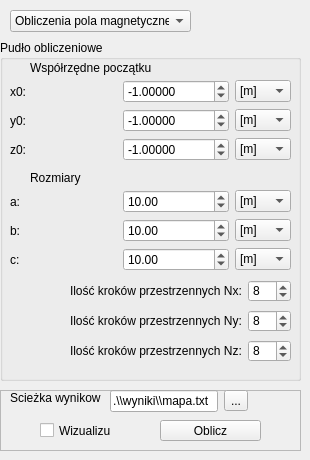
     <widget class="QWidget" name="tab_2">
      <attribute name="title">
       <string>Mapa</string>
      </attribute>
      <widget class="QGroupBox" name="groupBox_8">
       <property name="enabled">
        <bool>true</bool>
       </property>
       <property name="geometry">
        <rect>
         <x>0</x>
         <y>40</y>
         <width>301</width>
         <height>341</height>
        </rect>
       </property>
       <property name="title">
        <string>Pudło obliczeniowe</string>
       </property>
       <widget class="QWidget" name="gridLayoutWidget_5">
        <property name="geometry">
         <rect>
          <x>10</x>
          <y>40</y>
          <width>281</width>
          <height>81</height>
         </rect>
        </property>
        <layout class="QGridLayout" name="gridLayout_5" rowstretch="0,0,0" columnstretch="40,40,0">
         <item row="2" column="0">
          <widget class="QLabel" name="label_24">
           <property name="text">
            <string>z0:</string>
           </property>
          </widget>
         </item>
         <item row="1" column="0">
          <widget class="QLabel" name="label_25">
           <property name="text">
            <string>y0:</string>
           </property>
          </widget>
         </item>
         <item row="0" column="1">
          <widget class="QDoubleSpinBox" name="doubleSpinBox_16">
           <property name="decimals">
            <number>5</number>
           </property>
           <property name="minimum">
            <double>-90.000000000000000</double>
           </property>
           <property name="maximum">
            <double>90.000000000000000</double>
           </property>
           <property name="value">
            <double>-1.000000000000000</double>
           </property>
          </widget>
         </item>
         <item row="0" column="0">
          <widget class="QLabel" name="label_26">
           <property name="text">
            <string>x0:</string>
           </property>
          </widget>
         </item>
         <item row="1" column="1">
          <widget class="QDoubleSpinBox" name="doubleSpinBox_17">
           <property name="decimals">
            <number>5</number>
           </property>
           <property name="minimum">
            <double>-90.000000000000000</double>
           </property>
           <property name="maximum">
            <double>90.000000000000000</double>
           </property>
           <property name="value">
            <double>-1.000000000000000</double>
           </property>
          </widget>
         </item>
         <item row="2" column="1">
          <widget class="QDoubleSpinBox" name="doubleSpinBox_18">
           <property name="decimals">
            <number>5</number>
           </property>
           <property name="minimum">
            <double>-90.000000000000000</double>
           </property>
           <property name="maximum">
            <double>90.000000000000000</double>
           </property>
           <property name="value">
            <double>-1.000000000000000</double>
           </property>
          </widget>
         </item>
         <item row="0" column="2">
          <widget class="QComboBox" name="comboBox_25">
           <item>
            <property name="text">
             <string>[m]</string>
            </property>
           </item>
           <item>
            <property name="text">
             <string>[dm]</string>
            </property>
           </item>
           <item>
            <property name="text">
             <string>[cm]</string>
            </property>
           </item>
           <item>
            <property name="text">
             <string>[mm]</string>
            </property>
           </item>
          </widget>
         </item>
         <item row="1" column="2">
          <widget class="QComboBox" name="comboBox_26">
           <item>
            <property name="text">
             <string>[m]</string>
            </property>
           </item>
           <item>
            <property name="text">
             <string>[dm]</string>
            </property>
           </item>
           <item>
            <property name="text">
             <string>[cm]</string>
            </property>
           </item>
           <item>
            <property name="text">
             <string>[mm]</string>
            </property>
           </item>
          </widget>
         </item>
         <item row="2" column="2">
          <widget class="QComboBox" name="comboBox_27">
           <item>
            <property name="text">
             <string>[m]</string>
            </property>
           </item>
           <item>
            <property name="text">
             <string>[dm]</string>
            </property>
           </item>
           <item>
            <property name="text">
             <string>[cm]</string>
            </property>
           </item>
           <item>
            <property name="text">
             <string>[mm]</string>
            </property>
           </item>
          </widget>
         </item>
        </layout>
       </widget>
       <widget class="QLabel" name="label_40">
        <property name="geometry">
         <rect>
          <x>30</x>
          <y>20</y>
          <width>121</width>
          <height>16</height>
         </rect>
        </property>
        <property name="text">
         <string>Współrzędne początku</string>
        </property>
       </widget>
       <widget class="QLabel" name="label_41">
        <property name="geometry">
         <rect>
          <x>30</x>
          <y>130</y>
          <width>121</width>
          <height>16</height>
         </rect>
        </property>
        <property name="text">
         <string>Rozmiary</string>
        </property>
       </widget>
       <widget class="QWidget" name="gridLayoutWidget_7">
        <property name="geometry">
         <rect>
          <x>10</x>
          <y>150</y>
          <width>281</width>
          <height>81</height>
         </rect>
        </property>
        <layout class="QGridLayout" name="gridLayout_7" rowstretch="0,0,0" columnstretch="40,40,0">
         <item row="2" column="0">
          <widget class="QLabel" name="label_37">
           <property name="text">
            <string>c:</string>
           </property>
          </widget>
         </item>
         <item row="1" column="0">
          <widget class="QLabel" name="label_38">
           <property name="text">
            <string>b:</string>
           </property>
          </widget>
         </item>
         <item row="0" column="1">
          <widget class="QDoubleSpinBox" name="doubleSpinBox_28">
           <property name="decimals">
            <number>2</number>
           </property>
           <property name="minimum">
            <double>0.100000000000000</double>
           </property>
           <property name="value">
            <double>10.000000000000000</double>
           </property>
          </widget>
         </item>
         <item row="0" column="0">
          <widget class="QLabel" name="label_39">
           <property name="text">
            <string>a:</string>
           </property>
          </widget>
         </item>
         <item row="1" column="1">
          <widget class="QDoubleSpinBox" name="doubleSpinBox_29">
           <property name="decimals">
            <number>2</number>
           </property>
           <property name="minimum">
            <double>0.100000000000000</double>
           </property>
           <property name="value">
            <double>10.000000000000000</double>
           </property>
          </widget>
         </item>
         <item row="2" column="1">
          <widget class="QDoubleSpinBox" name="doubleSpinBox_30">
           <property name="minimum">
            <double>0.100000000000000</double>
           </property>
           <property name="value">
            <double>10.000000000000000</double>
           </property>
          </widget>
         </item>
         <item row="0" column="2">
          <widget class="QComboBox" name="comboBox_28">
           <item>
            <property name="text">
             <string>[m]</string>
            </property>
           </item>
           <item>
            <property name="text">
             <string>[dm]</string>
            </property>
           </item>
           <item>
            <property name="text">
             <string>[cm]</string>
            </property>
           </item>
           <item>
            <property name="text">
             <string>[mm]</string>
            </property>
           </item>
          </widget>
         </item>
         <item row="1" column="2">
          <widget class="QComboBox" name="comboBox_29">
           <item>
            <property name="text">
             <string>[m]</string>
            </property>
           </item>
           <item>
            <property name="text">
             <string>[dm]</string>
            </property>
           </item>
           <item>
            <property name="text">
             <string>[cm]</string>
            </property>
           </item>
           <item>
            <property name="text">
             <string>[mm]</string>
            </property>
           </item>
          </widget>
         </item>
         <item row="2" column="2">
          <widget class="QComboBox" name="comboBox_30">
           <item>
            <property name="text">
             <string>[m]</string>
            </property>
           </item>
           <item>
            <property name="text">
             <string>[dm]</string>
            </property>
           </item>
           <item>
            <property name="text">
             <string>[cm]</string>
            </property>
           </item>
           <item>
            <property name="text">
             <string>[mm]</string>
            </property>
           </item>
          </widget>
         </item>
        </layout>
       </widget>
       <widget class="QWidget" name="formLayoutWidget_8">
        <property name="geometry">
         <rect>
          <x>70</x>
          <y>240</y>
          <width>221</width>
          <height>22</height>
         </rect>
        </property>
        <layout class="QFormLayout" name="formLayout_8">
         <property name="fieldGrowthPolicy">
          <enum>QFormLayout::AllNonFixedFieldsGrow</enum>
         </property>
         <item row="0" column="0">
          <widget class="QLabel" name="label_42">
           <property name="text">
            <string>Ilość kroków przestrzennych Nx:</string>
           </property>
          </widget>
         </item>
         <item row="0" column="1">
          <widget class="QSpinBox" name="spinBox_4">
           <property name="minimum">
            <number>1</number>
           </property>
           <property name="maximum">
            <number>99</number>
           </property>
           <property name="value">
            <number>8</number>
           </property>
          </widget>
         </item>
        </layout>
       </widget>
       <widget class="QWidget" name="formLayoutWidget_9">
        <property name="geometry">
         <rect>
          <x>70</x>
          <y>270</y>
          <width>221</width>
          <height>22</height>
         </rect>
        </property>
        <layout class="QFormLayout" name="formLayout_9">
         <property name="fieldGrowthPolicy">
          <enum>QFormLayout::AllNonFixedFieldsGrow</enum>
         </property>
         <item row="0" column="1">
          <widget class="QSpinBox" name="spinBox_5">
           <property name="minimum">
            <number>1</number>
           </property>
           <property name="maximum">
            <number>99</number>
           </property>
           <property name="value">
            <number>8</number>
           </property>
          </widget>
         </item>
         <item row="0" column="0">
          <widget class="QLabel" name="label_43">
           <property name="text">
            <string>Ilość kroków przestrzennych Ny:</string>
           </property>
          </widget>
         </item>
        </layout>
       </widget>
       <widget class="QWidget" name="formLayoutWidget_10">
        <property name="geometry">
         <rect>
          <x>70</x>
          <y>300</y>
          <width>221</width>
          <height>22</height>
         </rect>
        </property>
        <layout class="QFormLayout" name="formLayout_10">
         <property name="fieldGrowthPolicy">
          <enum>QFormLayout::AllNonFixedFieldsGrow</enum>
         </property>
         <item row="0" column="1">
          <widget class="QSpinBox" name="spinBox_6">
           <property name="minimum">
            <number>1</number>
           </property>
           <property name="maximum">
            <number>99</number>
           </property>
           <property name="value">
            <number>8</number>
           </property>
          </widget>
         </item>
         <item row="0" column="0">
          <widget class="QLabel" name="label_44">
           <property name="text">
            <string>Ilość kroków przestrzennych Nz:</string>
           </property>
          </widget>
         </item>
        </layout>
       </widget>
      </widget>
      <widget class="QFrame" name="frame_2">
       <property name="geometry">
        <rect>
         <x>0</x>
         <y>390</y>
         <width>301</width>
         <height>61</height>
        </rect>
       </property>
       <property name="frameShape">
        <enum>QFrame::StyledPanel</enum>
       </property>
       <property name="frameShadow">
        <enum>QFrame::Raised</enum>
       </property>
       <widget class="QLabel" name="label_23">
        <property name="enabled">
         <bool>true</bool>
        </property>
        <property name="geometry">
         <rect>
          <x>10</x>
          <y>0</y>
          <width>91</width>
          <height>16</height>
         </rect>
        </property>
        <property name="text">
         <string>Scieżka wynikowa:</string>
        </property>
       </widget>
       <widget class="QWidget" name="formLayoutWidget_4">
        <property name="geometry">
         <rect>
          <x>110</x>
          <y>0</y>
          <width>181</width>
          <height>22</height>
         </rect>
        </property>
        <layout class="QFormLayout" name="formLayout_4">
         <property name="fieldGrowthPolicy">
          <enum>QFormLayout::AllNonFixedFieldsGrow</enum>
         </property>
         <item row="0" column="1">
          <widget class="QToolButton" name="toolButton_4">
           <property name="enabled">
            <bool>true</bool>
           </property>
           <property name="text">
            <string>...</string>
           </property>
          </widget>
         </item>
         <item row="0" column="0">
          <widget class="QLineEdit" name="lineEdit_7">
           <property name="enabled">
            <bool>true</bool>
           </property>
           <property name="text">
            <string>.\\wyniki\\mapa.txt</string>
           </property>
           <property name="readOnly">
            <bool>true</bool>
           </property>
          </widget>
         </item>
        </layout>
       </widget>
       <widget class="QCheckBox" name="checkBox_2">
        <property name="enabled">
         <bool>true</bool>
        </property>
        <property name="geometry">
         <rect>
          <x>40</x>
          <y>30</y>
          <width>71</width>
          <height>21</height>
         </rect>
        </property>
        <property name="text">
         <string>Wizualizuj</string>
        </property>
       </widget>
       <widget class="QPushButton" name="pushButton_3">
        <property name="enabled">
         <bool>true</bool>
        </property>
        <property name="geometry">
         <rect>
          <x>160</x>
          <y>30</y>
          <width>101</width>
          <height>21</height>
         </rect>
        </property>
        <property name="text">
         <string>Oblicz</string>
        </property>
       </widget>
      </widget>
      <widget class="QComboBox" name="comboBox_36">
       <property name="geometry">
        <rect>
         <x>10</x>
         <y>10</y>
         <width>181</width>
         <height>22</height>
        </rect>
       </property>
       <item>
        <property name="text">
         <string>Obliczenia pola magnetycznego</string>
        </property>
       </item>
      </widget>
     </widget>
